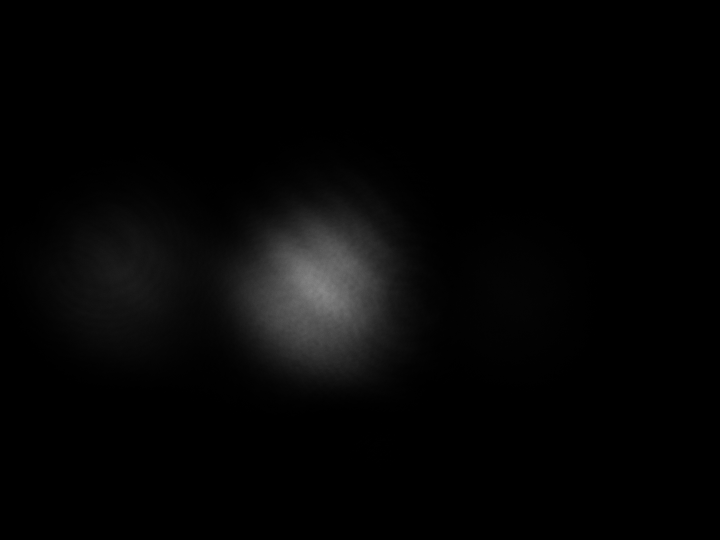
#> input picture data/cam1-05252023125830-1543.png, 720 x 540 px, found by its file name
$ jupyter execute --allow-errors frame_profile.ipynb   (shell and % lines are left out)
#> lines starting #> are read from the running program, lines starting #| are printed output that depends on the picture; long printed decimals are rounded
[cell 1]
from skimage import io
import numpy as np
import matplotlib.pyplot as plt
from scipy.optimize import curve_fit
import glob
import os
from PIL import ImageFilter, Image
import math
import time
import scipy as sp

[cell 2]
import PySpin

#> (a cell that did not finish here is left out)

[cell 4]
II = Image.open('D:\STUDY\Thesis & Internship\pybeamprofiler\data\cam1-05252023125830-1543.png')
#> II is the input picture: PIL image 720x540 L; min 0, max 136, mean 5
def gauss(x, A, mu, sigma, off):
    return A * np.exp(-(x-mu)**2 / (2 * sigma**2)) + off

ppmm = 1/0.0069  # pixels per mm to convert position to mm
#reduce rez to clear heigh freq.
II = II.resize([round(II.width / 10), round(II.height / 10)])
#> II: PIL image 72x54 L
II = II.resize([round(II.width*10), round(II.height*10)])
#> II: PIL image 720x540 L
# change the image to a matrix
I=np.asarray(II)

I=I/np.amax(I) # normalize the matrix
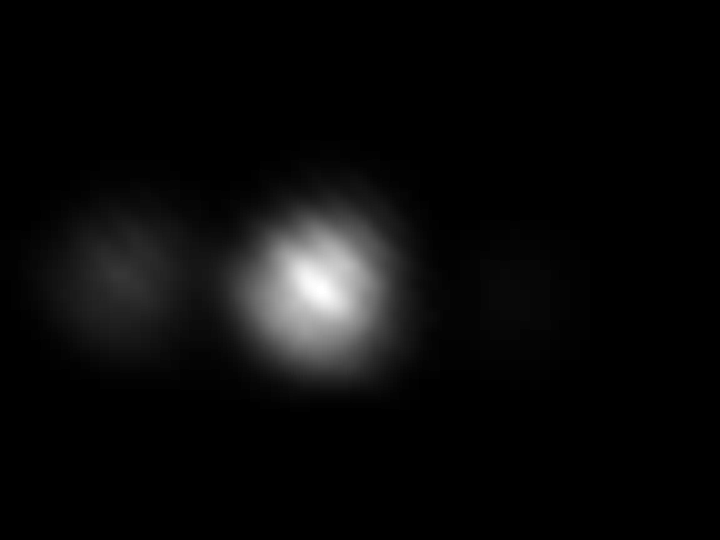
#> I: shape (540, 720) float64; min 0, max 1, mean 0.0395

# the elliptic shape of the beam is extracted on the form of points on a certain intensity of the gaussian beam
yx_coords = np.column_stack(np.where((I >= 0.895 ) & (I <= 0.905)))
#> yx_coords = 84 pairs, first value 268 to 305, second value 299 to 336

# the center of this ellipse is in the middle between the max Y and min Y and max X and min X
Y_max=((np.amax(yx_coords[:,0])+np.amin(yx_coords[:,0]))/2)
#> Y_max = 286.5
X_max=((np.amax(yx_coords[:,1])+np.amin(yx_coords[:,1]))/2)
#> X_max = 317.5

# the axis is set at the furthest point from the center
d_from_center=(yx_coords[:,1]-X_max)**2+(yx_coords[:,0]-Y_max)**2
#> d_from_center = 84 values, max 546.5 at index 5, min 168.5 at index 21, mean 338.1
P_axis=np.where(d_from_center==np.amax(d_from_center))
#> P_axis = ([5, 71, 76],)
P_axis=yx_coords[P_axis[0]]
#> P_axis = [[269, 302], [302, 335], [304, 333]]
m=(P_axis[0][0]-Y_max)/(P_axis[0][1]-X_max) # the slope of the axis
#> m = 1.13
X_axis=np.linspace(200, 300, num=200)
Y_axis=(m)*(X_axis-X_max)+Y_max
#> Y_axis = 200 values from 153.8 to 266.7

II=II.crop(((round(X_max)-250),(round(Y_max)-355),(round(X_max)+250),(round(Y_max)+355)))
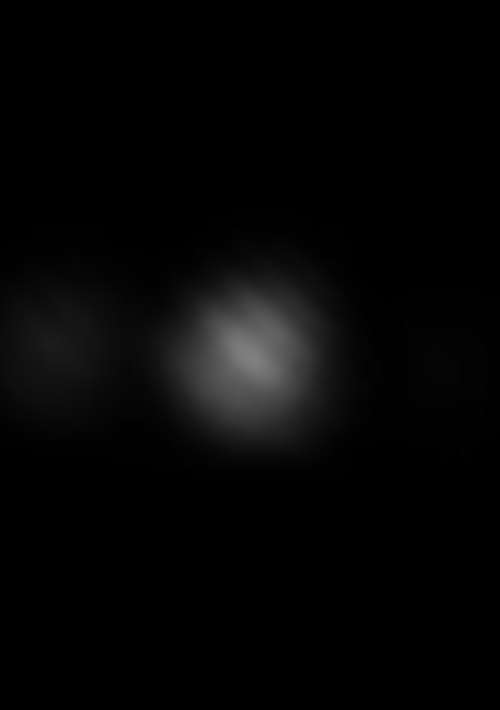
#> II: PIL image 500x710 L; min 0, max 127, mean 5.4
II=II.rotate((math.atan(m)*180/math.pi)+90)


sum_rows = np.mean(II, axis=0)   #get array with the sums of the rows
#> sum_rows = 500 values, max 20.62 at index 252, min 0 at index 0, mean 5.4
sum_col = np.mean(II, axis=1) #get array with the sums of the columns
#> sum_col = 710 values, max 28.37 at index 354, min 0 at index 0, mean 5.4

x_col=np.linspace(0, II.height-1, num=II.height)/ppmm # dim in mm
#> x_col = 710 values from 0 to 4.89
x_rows=np.linspace(0, II.width-1, num=II.width)/ppmm # dim in mm
#> x_rows = 500 values from 0 to 3.44

popt1,pcov1 = curve_fit(gauss, x_rows,  sum_rows)
#> popt1 = [18.28, 1.76, 0.332, 0.986]; pcov1 = [[0.022, -9.69e-11, -0.000155, -0.00326], [-9.69e-11, 8.7e-06, -4.52e-12, 1.63e-10], [-0.000155, -4.52e-12, 1.17e-05, -0.000119], [-0.00326, 1.63e-10, -0.000119, 0.00461]]

popt2,pcov2 = curve_fit(gauss, x_col,  sum_col)
#> popt2 = [26.76, 2.46, 0.34, 0.746]; pcov2 = [[0.0328, 2.8e-11, -0.00021, -0.00283], [2.8e-11, 6.62e-06, -3.53e-13, -6.53e-14], [-0.00021, -3.53e-13, 7.91e-06, -7.19e-05], [-0.00283, -6.53e-14, -7.19e-05, 0.004]]

pos2 = popt2[1]
#> pos2 = 2.46
std2 = popt2[2]
#> std2 = 0.34

[cell 5]
import this

[cell 6]
plt.figure()
plt.imshow(I)
plt.colorbar()
plt.scatter(yx_coords[:,1],yx_coords[:,0], c='w')
#plt.scatter(X_max,Y_max, c='b')
plt.plot(X_axis,Y_axis, c='g')
plt.show()
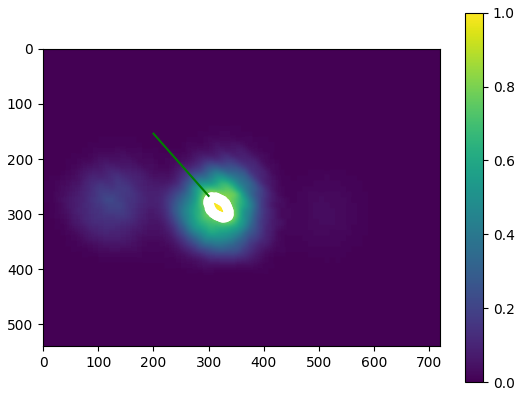
#> figure drawn by matplotlib, 2 panels

[cell 7]
plt.figure()
plt.plot(x_rows,sum_rows)
plt.plot(x_rows,gauss(x_rows, *popt1))
plt.show()
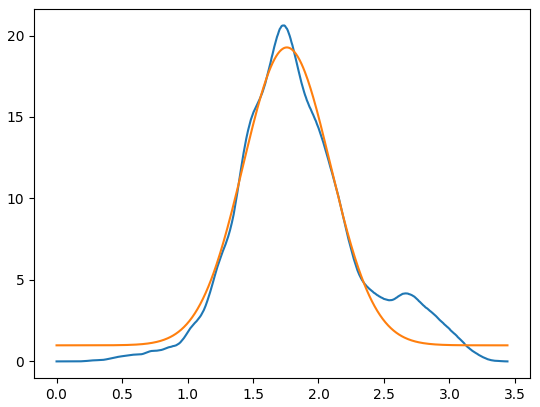
#> figure drawn by matplotlib, 1 panel; curve peaks at x = 1.74, y = 20.62; curve peaks at x = 1.76, y = 19.27

[cell 8]
plt.figure()
plt.plot(x_col,sum_col)
plt.plot(x_col,gauss(x_col, *popt2))
plt.show()
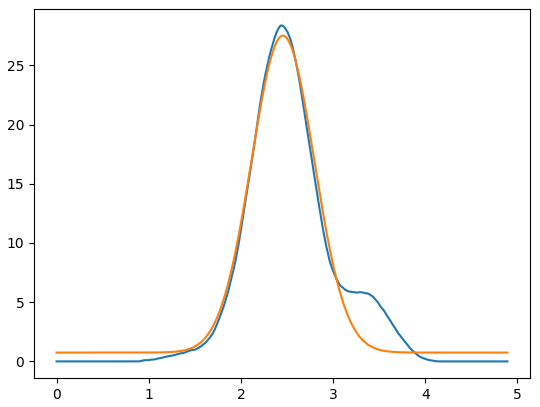
#> figure drawn by matplotlib, 1 panel; curve peaks at x = 2.44, y = 28.37; curve peaks at x = 2.46, y = 27.51

[cell 9]
print(popt2)
#| [26.764  2.456  0.3401  0.7455 ]
print(popt1)
#| [18.282  1.759  0.3325  0.9863 ]

[cell 10]
print(popt2)
#| [26.764  2.456  0.3401  0.7455 ]
print(popt1)
#| [18.282  1.759  0.3325  0.9863 ]

[cell 11]
print(X_max, Y_max)
#| 317.5 286.5

[cell 12]
print(X_max, Y_max)
#| 317.5 286.5

[cell 13]
np.max(d_from_center)
#> Out = 546.5

[cell 14]
np.min(d_from_center)
#> Out = 168.5

[cell 15]
math.sqrt(np.min(d_from_center)) / math.sqrt(np.max(d_from_center))
#> Out = 0.555

[cell 16]
II.height
#> Out = 710
